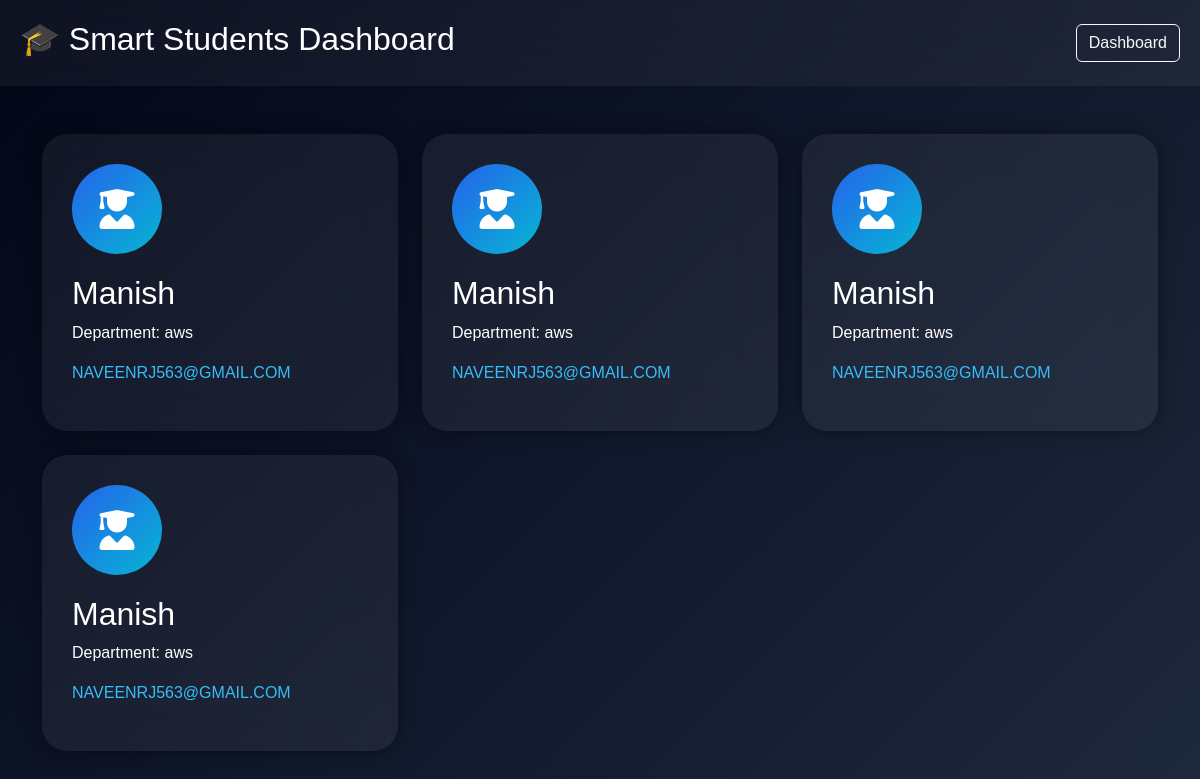
The page /students/ on the database its author committed.
### library_app/models.py (models this page shows, shortened)
class Student(models.Model):
    name = models.CharField(
        max_length=100
    )
    department = models.CharField(
        max_length=100
    )
    email = models.EmailField()
    phone = models.CharField(
        max_length=15
    )
    address = models.TextField()
    profile_image = models.ImageField(
        upload_to='students/',
        null=True,
        blank=True
    )

### library_app/views.py (the view)
# urls.py: path('students/', views.students, name='students'),
def students(request):
    students = Student.objects.all()
    return render(request, 'students.html', {
        'students': students
    })

### library_app/templates/students.html (shortened to what this page needs)
<!DOCTYPE html>
<html lang="en">
<head>
    <link href="https://cdn.jsdelivr.net/npm/bootstrap@5.3.3/dist/css/bootstrap.min.css" rel="stylesheet">
    <link rel="stylesheet"
        href="https://cdnjs.cloudflare.com/ajax/libs/font-awesome/6.5.1/css/all.min.css">
</head>
<body>
<nav class="navbar d-flex justify-content-between">
    <h2>🎓 Smart Students Dashboard</h2>
    <a href="/" class="btn btn-outline-light">
        Dashboard
    </a>
</nav>
<div class="container mt-5">
    <div class="row g-4">
        {% for student in students %}
        <div class="col-md-4">
            <div class="student-card">
                <div class="student-icon">
                    <i class="fa-solid fa-user-graduate"></i>
                </div>
                <h2>{{ student.name }}</h2>
                <p>
                    Department:
                    {{ student.department }}
                </p>
                <p class="email">
                    {{ student.email }}
                </p>
            </div>
        </div>
        {% endfor %}
    </div>
</div>
</body>
</html>

### library_app/templates/students.html (style rules this page uses)
body { background: linear-gradient(135deg,#020617,#0f172a,#1e293b); color:white; min-height:100vh; font-family:Arial; }
.navbar { background:rgba(255,255,255,0.05); backdrop-filter:blur(20px); padding:20px; }
.student-card { background:rgba(255,255,255,0.06); border-radius:25px; padding:30px; transition:0.4s; backdrop-filter:blur(20px); box-shadow:0 0 20px rgba(0,0,0,0.4); height:100%; }
.student-icon { width:90px; height:90px; border-radius:50%; background:linear-gradient( 135deg, #2563eb, #06b6d4 ); display:flex; justify-content:center; align-items:center; font-size:40px; margin-bottom:20px; }
.email { color:#38bdf8; }

### rows shown on the page
Student: name "Manish", department "aws", email "NAVEENRJ563@GMAIL.COM"
Student: name "Manish", department "aws", email "NAVEENRJ563@GMAIL.COM"
Student: name "Manish", department "aws", email "NAVEENRJ563@GMAIL.COM"
Student: name "Manish", department "aws", email "NAVEENRJ563@GMAIL.COM"
